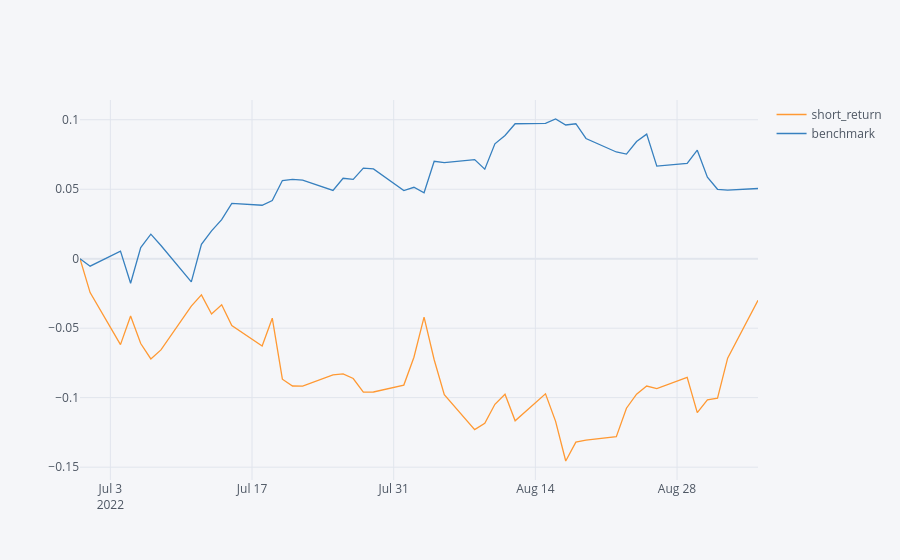

This figure's notebook cell:
### Code cell
drawdown_periods = [
    {'name': 'Period 1', 'start': '2022-06-30', 'end': '2022-09-05'},
    # {'name': 'Period 2', 'start': '2022-10-28', 'end': '2022-12-06	'},
]

def calculate_metrics(data):
    display(pd.concat({"CAGR(%)":data.cagr() * 100,
        'Sharpe' : data.mean() / data.std()*252**0.5,
        'Sortino': data.mean() / data[data < 0].std()*252**0.5,
        'Calmar':data.cagr() / abs(data.max_drawdown()),
        'MDD(%)' : max_drawdown(data.cumsum().add(1))*100,
        '樣本勝率(%)' : data.apply(lambda X:((X.dropna()>0).sum() / X.dropna().shape[0])*100),
        '周勝率(%)' : data.apply(lambda X:((X.dropna().add(1).resample('W').prod().sub(1)>0).sum() / X.dropna().add(1).resample('W').prod().sub(1).dropna().shape[0])*100),
        '月勝率(%)' : data.apply(lambda X:((X.dropna().add(1).resample('ME').prod().sub(1)>0).sum() / X.dropna().add(1).resample('ME').prod().sub(1).shape[0])*100),
        '年勝率(%)' : data.apply(lambda X:((X.dropna().add(1).resample('YE').prod().sub(1)>0).sum() / X.dropna().add(1).resample('YE').prod().sub(1).shape[0])*100),
        '預期報酬(bps)':((1 + data).prod() ** (1 / len(data)) - 1)*10000,
        "avg_win(%)": data.apply(lambda X: X[X > 0].mean() * 100),
        "avg_loss(%)": data.apply(lambda X: X[X < 0].mean() * 100),
        'avg_win/avg_loss' : data.apply(lambda X:(X[X > 0].mean() / abs(X[X < 0].mean()))),
        'profit_factor' : data.profit_factor(),
        },axis = 1).round(2)) 

for period in drawdown_periods:
    period_data = bt_ret.loc[period['start']:period['end']]
    # period_data = period_data.drop(columns=['ls_return'])
    print(f"Performance Metrics for {period['start']} to {period['end']}")
    metrics = calculate_metrics(period_data)
    display(metrics)

cumulative_returns = bt_ret[['short_return', 'benchmark']].cumsum().ffill()

for i, period in enumerate(drawdown_periods):
    start, end = period['start'], period['end']

    period_data = cumulative_returns.loc[start:end]
    period_data = period_data - period_data.iloc[0]  
    period_data.iplot()

### Figure 1 — Plotly figure (JSON) as saved in the notebook; plotly's stock layout.template omitted (floating-point values rounded to 4 significant figures)
{"data": [{"line": {"color": "rgba(255, 153, 51, 1.0)", "dash": "solid", "shape": "linear", "width": 1.3}, "mode": "lines", "name": "short_return", "text": "", "type": "scatter", "x": ["2022-06-30", "2022-07-01", "2022-07-04", "2022-07-05", "2022-07-06", "2022-07-07", "2022-07-08", "2022-07-11", "2022-07-12", "2022-07-13", "2022-07-14", "2022-07-15", "2022-07-18", "2022-07-19", "2022-07-20", "2022-07-21", "2022-07-22", "2022-07-25", "2022-07-26", "2022-07-27", "2022-07-28", "2022-07-29", "2022-08-01", "2022-08-02", "2022-08-03", "2022-08-04", "2022-08-05", "2022-08-08", "2022-08-09", "2022-08-10", "2022-08-11", "2022-08-12", "2022-08-15", "2022-08-16", "2022-08-17", "2022-08-18", "2022-08-19", "2022-08-22", "2022-08-23", "2022-08-24", "2022-08-25", "2022-08-26", "2022-08-29", "2022-08-30", "2022-08-31", "2022-09-01", "2022-09-02", "2022-09-05"], "y": [0, -0.02438, -0.06184, -0.04128, -0.06107, -0.07213, -0.06563, -0.03413, -0.02605, -0.0398, -0.03314, -0.0481, -0.06287, -0.04282, -0.08671, -0.09158, -0.09167, -0.08365, -0.0829, -0.08623, -0.09594, -0.09591, -0.09094, -0.07088, -0.04204, -0.07273, -0.09788, -0.123, -0.1184, -0.1048, -0.09754, -0.1167, -0.09724, -0.117, -0.1456, -0.132, -0.1306, -0.128, -0.1076, -0.09749, -0.09164, -0.09341, -0.08537, -0.1108, -0.1015, -0.1003, -0.07157, -0.02989]}, {"line": {"color": "rgba(55, 128, 191, 1.0)", "dash": "solid", "shape": "linear", "width": 1.3}, "mode": "lines", "name": "benchmark", "text": "", "type": "scatter", "x": ["2022-06-30", "2022-07-01", "2022-07-04", "2022-07-05", "2022-07-06", "2022-07-07", "2022-07-08", "2022-07-11", "2022-07-12", "2022-07-13", "2022-07-14", "2022-07-15", "2022-07-18", "2022-07-19", "2022-07-20", "2022-07-21", "2022-07-22", "2022-07-25", "2022-07-26", "2022-07-27", "2022-07-28", "2022-07-29", "2022-08-01", "2022-08-02", "2022-08-03", "2022-08-04", "2022-08-05", "2022-08-08", "2022-08-09", "2022-08-10", "2022-08-11", "2022-08-12", "2022-08-15", "2022-08-16", "2022-08-17", "2022-08-18", "2022-08-19", "2022-08-22", "2022-08-23", "2022-08-24", "2022-08-25", "2022-08-26", "2022-08-29", "2022-08-30", "2022-08-31", "2022-09-01", "2022-09-02", "2022-09-05"], "y": [0, -0.00536, 0.005502, -0.01766, 0.00803, 0.01765, 0.009503, -0.01671, 0.01035, 0.02007, 0.02812, 0.03982, 0.03845, 0.04189, 0.05628, 0.0571, 0.05649, 0.04912, 0.05788, 0.05704, 0.06516, 0.0646, 0.04905, 0.05139, 0.04742, 0.07013, 0.06912, 0.07131, 0.06445, 0.08264, 0.08872, 0.09712, 0.09741, 0.1005, 0.09621, 0.09711, 0.08651, 0.07679, 0.07528, 0.08436, 0.08964, 0.06663, 0.06858, 0.07807, 0.05865, 0.04996, 0.04933, 0.0505]}], "layout": {"legend": {"bgcolor": "#F5F6F9", "font": {"color": "#4D5663"}}, "paper_bgcolor": "#F5F6F9", "plot_bgcolor": "#F5F6F9", "title": {"font": {"color": "#4D5663"}}, "xaxis": {"gridcolor": "#E1E5ED", "showgrid": true, "tickfont": {"color": "#4D5663"}, "title": {"font": {"color": "#4D5663"}, "text": ""}, "zerolinecolor": "#E1E5ED"}, "yaxis": {"gridcolor": "#E1E5ED", "showgrid": true, "tickfont": {"color": "#4D5663"}, "title": {"font": {"color": "#4D5663"}, "text": ""}, "zerolinecolor": "#E1E5ED"}}}
